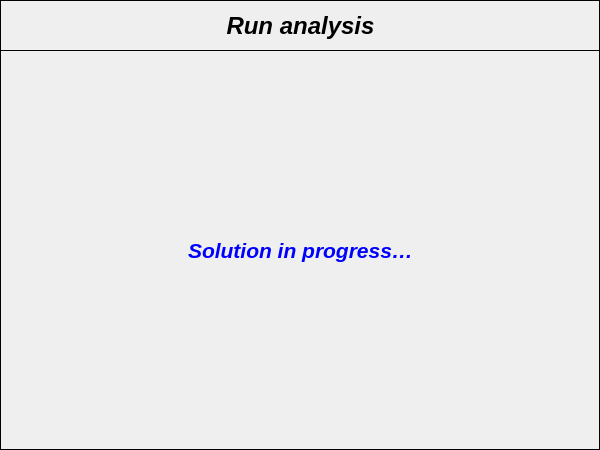
<?xml version="1.0" encoding="UTF-8"?>
<ui version="4.0">
 <class>Dialog</class>
 <widget class="QDialog" name="Dialog">
  <property name="windowModality">
   <enum>Qt::NonModal</enum>
  </property>
  <property name="geometry">
   <rect>
    <x>0</x>
    <y>0</y>
    <width>600</width>
    <height>450</height>
   </rect>
  </property>
  <property name="sizePolicy">
   <sizepolicy hsizetype="Fixed" vsizetype="Fixed">
    <horstretch>0</horstretch>
    <verstretch>0</verstretch>
   </sizepolicy>
  </property>
  <property name="minimumSize">
   <size>
    <width>600</width>
    <height>450</height>
   </size>
  </property>
  <property name="maximumSize">
   <size>
    <width>600</width>
    <height>450</height>
   </size>
  </property>
  <property name="contextMenuPolicy">
   <enum>Qt::DefaultContextMenu</enum>
  </property>
  <property name="windowTitle">
   <string>Run analysis</string>
  </property>
  <property name="windowIcon">
   <iconset>
    <normaloff>../../../../../../Downloads/load - Copia.png</normaloff>../../../../../../Downloads/load - Copia.png</iconset>
  </property>
  <property name="whatsThis">
   <string/>
  </property>
  <property name="sizeGripEnabled">
   <bool>false</bool>
  </property>
  <property name="modal">
   <bool>false</bool>
  </property>
  <widget class="QFrame" name="frame_title">
   <property name="geometry">
    <rect>
     <x>0</x>
     <y>0</y>
     <width>600</width>
     <height>51</height>
    </rect>
   </property>
   <property name="minimumSize">
    <size>
     <width>600</width>
     <height>0</height>
    </size>
   </property>
   <property name="maximumSize">
    <size>
     <width>600</width>
     <height>16777215</height>
    </size>
   </property>
   <property name="frameShape">
    <enum>QFrame::Box</enum>
   </property>
   <property name="frameShadow">
    <enum>QFrame::Plain</enum>
   </property>
   <property name="lineWidth">
    <number>1</number>
   </property>
   <widget class="QLabel" name="label_title">
    <property name="geometry">
     <rect>
      <x>6</x>
      <y>6</y>
      <width>589</width>
      <height>39</height>
     </rect>
    </property>
    <property name="font">
     <font>
      <family>Arial</family>
      <pointsize>18</pointsize>
      <weight>75</weight>
      <italic>true</italic>
      <bold>true</bold>
     </font>
    </property>
    <property name="text">
     <string>Run analysis</string>
    </property>
    <property name="textFormat">
     <enum>Qt::AutoText</enum>
    </property>
    <property name="alignment">
     <set>Qt::AlignCenter</set>
    </property>
   </widget>
  </widget>
  <widget class="QFrame" name="frame_message">
   <property name="geometry">
    <rect>
     <x>0</x>
     <y>50</y>
     <width>600</width>
     <height>400</height>
    </rect>
   </property>
   <property name="minimumSize">
    <size>
     <width>600</width>
     <height>400</height>
    </size>
   </property>
   <property name="maximumSize">
    <size>
     <width>600</width>
     <height>400</height>
    </size>
   </property>
   <property name="frameShape">
    <enum>QFrame::Box</enum>
   </property>
   <property name="frameShadow">
    <enum>QFrame::Plain</enum>
   </property>
   <widget class="QLabel" name="label_message">
    <property name="geometry">
     <rect>
      <x>6</x>
      <y>6</y>
      <width>589</width>
      <height>389</height>
     </rect>
    </property>
    <property name="font">
     <font>
      <family>Arial</family>
      <pointsize>16</pointsize>
      <weight>75</weight>
      <italic>true</italic>
      <bold>true</bold>
     </font>
    </property>
    <property name="text">
     <string>&lt;html&gt;&lt;head/&gt;&lt;body&gt;&lt;p align=&quot;center&quot;&gt;&lt;span style=&quot; font-weight:600; color:#0000ff;&quot;&gt;Solution in progress…&lt;/span&gt;&lt;/p&gt;&lt;/body&gt;&lt;/html&gt;</string>
    </property>
    <property name="alignment">
     <set>Qt::AlignCenter</set>
    </property>
   </widget>
  </widget>
 </widget>
 <resources/>
 <connections/>
</ui>
